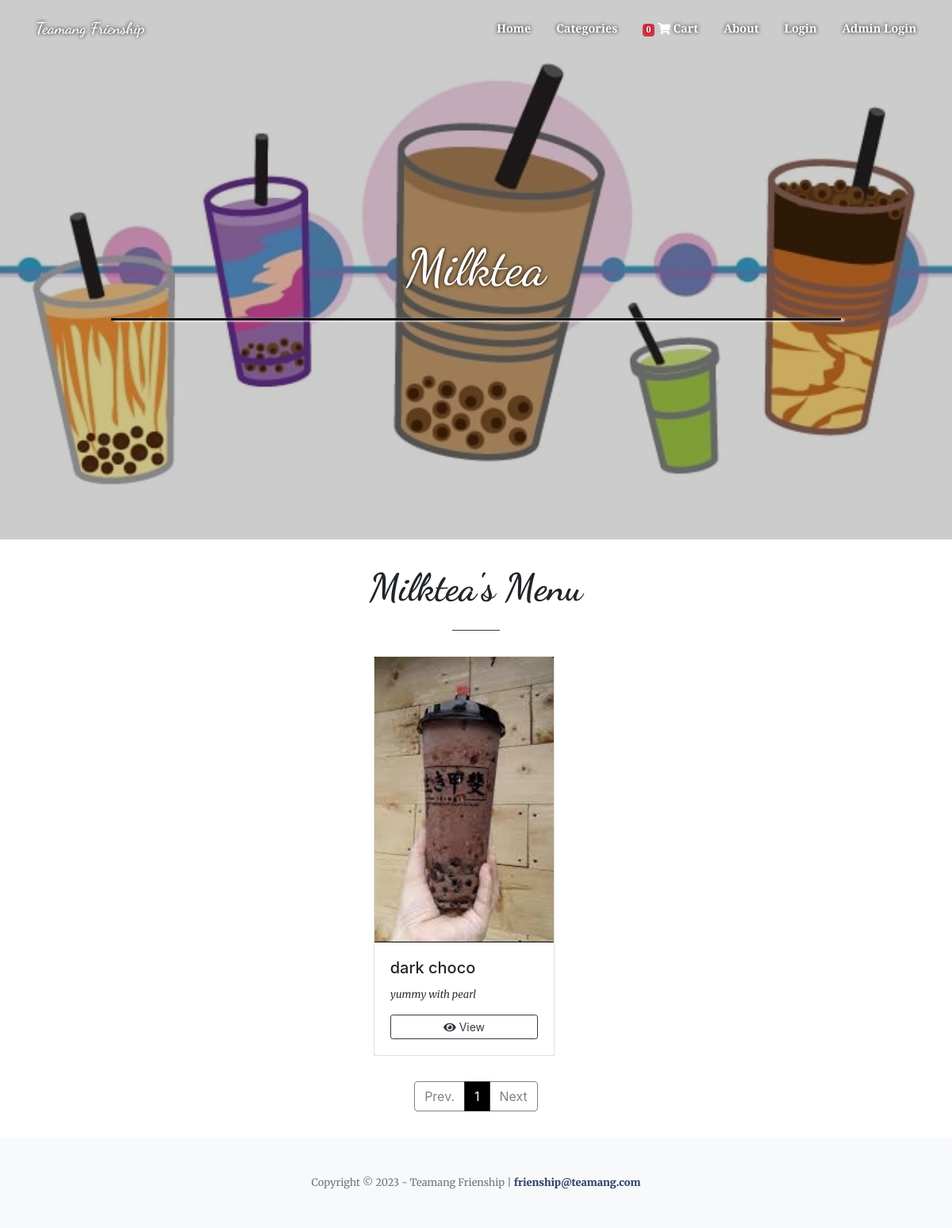
Page /index.php?page=category&id=7 on the committed database.
### tables this page shows
CREATE TABLE `category_list` (
  `id` int(30) NOT NULL,
  `name` text NOT NULL
);

CREATE TABLE `product_list` (
  `id` int(30) NOT NULL,
  `category_id` int(30) NOT NULL,
  `name` varchar(100) NOT NULL,
  `description` text NOT NULL,
  `price` float NOT NULL DEFAULT 0,
  `quantity` int(100) NOT NULL,
  `img_path` text NOT NULL,
  `status` tinyint(1) NOT NULL DEFAULT 1 COMMENT '0= unavailable, 2 Available'
);

### index.php (the view, shortened to what this page needs)
<!DOCTYPE html>
<html lang="en">
    <?php
    include('header.php');
    include('admin/db_connect.php');
    ?>
    <body id="page-top">
        <nav class="navbar navbar-expand-lg navbar-light fixed-top py-3" id="mainNav">
            <div class="container">
                <a class="navbar-brand js-scroll-trigger" href="./"><?php echo $_SESSION['setting_name'] ?></a>
                <div class="collapse navbar-collapse" id="navbarResponsive">
                    <ul class="navbar-nav ml-auto my-2 my-lg-0">
                        <li class="nav-item"><a class="nav-link js-scroll-trigger" href="index.php?page=home">Home</a></li>
                        <?php
                        $categories = $conn->query("SELECT * FROM `category_list` order by `name` asc");
                        if($categories->num_rows > 0):
                        ?>
                        <li class="nav-item position-relative " id="cat-menu-link">
                          <a class="nav-link"  href="#">Categories</a>
                        </li>
                        <?php endif; ?>
                        <li class="nav-item"><a class="nav-link js-scroll-trigger" href="index.php?page=cart_list"><span> <span class="badge badge-danger item_count">0</span> <i class="fa fa-shopping-cart"></i>  </span>Cart</a></li>
                        <li class="nav-item"><a class="nav-link js-scroll-trigger" href="index.php?page=about">About</a></li>
                        <?php if(isset($_SESSION['login_user_id'])): ?>
                        <li class="nav-item"><a class="nav-link js-scroll-trigger" href="admin/ajax.php?action=logout2"><?php echo "Welcome ". $_SESSION['login_first_name'].' '.$_SESSION['login_last_name'] ?> <i class="fa fa-power-off"></i></a></li>
                      <?php else: ?>
                        <li class="nav-item"><a class="nav-link js-scroll-trigger" href="javascript:void(0)" id="login_now">Login</a></li>
                        <li class="nav-item"><a class="nav-link js-scroll-trigger" href="./admin">Admin Login</a></li>
                      <?php endif; ?>
                    </ul>
                </div>
            </div>
        </nav>
        <?php
        $page = isset($_GET['page']) ?$_GET['page'] : "home";
        include $page.'.php';
        ?>
        <footer class="bg-light py-5">
            <div class="container"><div class="small text-center text-muted">Copyright © <?= date("Y") ?> - <?= $_SESSION['setting_name'] ?> | <a href="mailto:bucad.hazelann.bscs2021@gmail.com" target="_blank">frienship@teamang.com</a></div></div>
        </footer>
    </body>
</html>

### category.php (shortened to what this page needs)
<?php
$cid= $_GET['id'] ?? "";
$category_qry = $conn->query("SELECT * FROM `category_list` where `id` = '{$cid}'");
if($category_qry->num_rows > 0){
   $data = $category_qry->fetch_assoc();
}else{
   throw new ErrorException("Error: This page requires a category ID.");
}
?>
<header class="masthead">
           <div class="container h-100">
               <div class="row h-100 align-items-center justify-content-center text-center">
                   <div class="col-lg-10 align-self-center mb-4 page-title">
                   	<h1 class="text-white"><?= $data['name'] ?? "" ?></h1>
                       <hr class="divider my-4 bg-dark" />
                   </div>
               </div>
           </div>
       </header>
<section class="page-section" id="menu">
       <h1 class="text-center text-cursive" style="font-size:3em"><b><?= $data['name'] ?? "" ?>'s Menu</b></h1>
       <div class="d-flex justify-content-center">
           <hr class="border-dark" width="5%">
       </div>
       <div class="row mx-0">
           <div class="col-lg-12 col-md-12 col-sm-12 col-xs-12">
               <div id="menu-field" class="card-deck px-2 py-3 justify-content-center">
                       <?php
                           include 'admin/db_connect.php';
                           $limit = 10;
                           $page = (isset($_GET['_page']) && $_GET['_page'] > 0) ? $_GET['_page'] - 1 : 0 ;
                           $offset = $page > 0 ? $page * $limit : 0;
                           $all_menu =$conn->query("SELECT id FROM  product_list")->num_rows;
                           $page_btn_count = ceil($all_menu / $limit);
                           $qry = $conn->query("SELECT * FROM  product_list where `category_id` = '{$cid}' order by `name` asc Limit $limit OFFSET $offset ");
                           while($row = $qry->fetch_assoc()):
                           ?>
                           <div class="col-lg-3 mb-3">
                           <div class="card menu-item  rounded-0">
                               <div class="position-relative overflow-hidden" id="item-img-holder">
                                   <img src="assets/img/<?php echo $row['img_path'] ?>" class="card-img-top" alt="...">
                               </div>
                               <div class="card-body rounded-0">
                               <h5 class="card-title"><?php echo $row['name'] ?></h5>
                               <p class="card-text truncate"><?php echo $row['description'] ?></p>
                               <div class="text-center">
                                   <button class="btn btn-sm btn-outline-dark view_prod btn-block" data-id=<?php echo $row['id'] ?>><i class="fa fa-eye"></i> View</button>
                               </div>
                               </div>
                           </div>
                           </div>
                           <?php endwhile; ?>
               </div>
           </div>
       </div>
       <div class="row mx-0">
           <div class="w-100 mx-4 d-flex justify-content-center">
               <div class="btn-group paginate-btns">
                   <a class="btn btn-default border border-dark" <?php echo ($page == 0)? 'disabled' :'' ?> href="./?_page=<?php echo ($page) ?>">Prev.</a>
                   <?php for($i = 1; $i <= $page_btn_count; $i++): ?>
                   <?php if($page_btn_count > 10): ?>
                       <?php if($i = $page_btn_count && !in_array($i, range( ($page - 3), ($page + 3) ) )): ?>
                           <a class="btn btn-default border border-dark ellipsis">...</a>
                       <?php endif; ?>
                       <?php if($i == 1 || $i == $page_btn_count || (in_array($i, range( ($page - 3), ($page + 3) ) )) ): ?>
                           <a class="btn btn-default border border-dark <?php echo ($i == ($page + 1)) ? 'active' : '';  ?>" href = "./?_page=<?php echo $i ?>"><?php echo $i; ?></a>
                           <?php if($i == 1 && !in_array($i, range( ($page - 3), ($page + 3) ) )): ?>
                               <a class="btn btn-default border border-dark ellipsis">...</a>
                           <?php endif; ?>
                       <?php endif; ?>
                   <?php else: ?>
                       <a class="btn btn-default border border-dark <?php echo ($i == ($page + 1)) ? 'active' : '';  ?>" href = "./?_page=<?php echo $i ?>"><?php echo $i; ?></a>
                   <?php endif; ?>
                   <?php endfor; ?>
                   <a class="btn btn-default border border-dark" <?php echo (($page+1) == $page_btn_count)? 'disabled' :'' ?> href="./?_page=<?php echo ($page+2) ?>">Next</a>
               </div>
           </div>
       </div>
   </section>

### rows in the picture
category_list: name "Milktea"
product_list: img_path (picture), name "dark choco", description "yummy with pearl"

### other values in the picture
$_SESSION['setting_name'] "Teamang Frienship"
